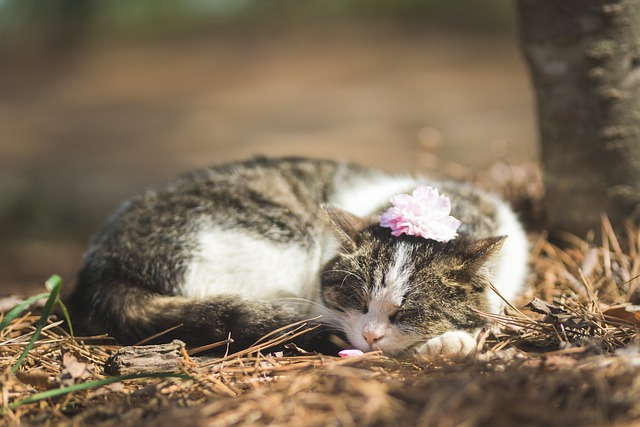
#> input picture OpenCV/img.jpg, 640 x 427 px
$ jupyter execute '05. 파일 저장.ipynb'
#> lines starting #> are read from the running program, lines starting #| are printed output that depends on the picture
# 5. 파일 저장

## 이미지저장

[cell 1]
import cv2

img = cv2.imread('img.jpg', cv2.IMREAD_GRAYSCALE)
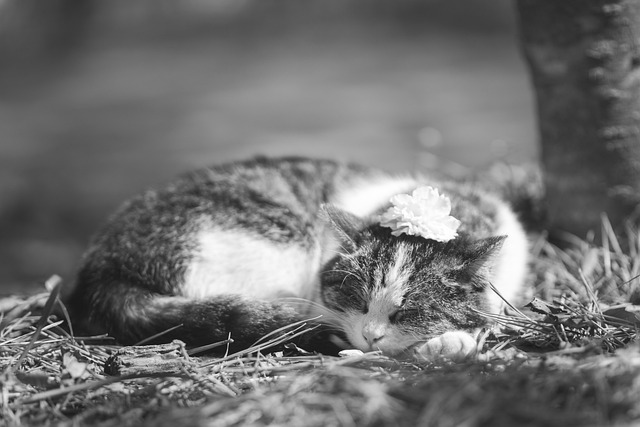
#> img: shape (427, 640); min 1, max 255, mean 113.2

cv2.imshow('img',img)
cv2.waitKey(0)
cv2.destroyAllWindows()

result = cv2.imwrite('img_save.jpg', img)
print(result)
#| True

## 저장 포맷(jpg, png)

[cell 2]
import cv2

img = cv2.imread('img.jpg', cv2.IMREAD_GRAYSCALE)
cv2.imwrite('img_save.png', img)
#> Out = True

## 동영상 저장

[cell 3]
import cv2
cap = cv2.VideoCapture('video.mp4')

#코덱 정의
fourcc = cv2.VideoWriter_fourcc(*'DIVX')

# 프레임의 크기, FPS 정의
width = round(cap.get(cv2.CAP_PROP_FRAME_WIDTH))
height = round(cap.get(cv2.CAP_PROP_FRAME_HEIGHT))
fps = cap.get(cv2.CAP_PROP_FPS) * 2 #영상 재생 속도 2배

# 저장 파일명 , 코덱, FPS, 크기(width, height)
out = cv2.VideoWriter('output.avi', fourcc, fps, (width, height))

while cap.isOpened():
    ret, frame = cap.read()
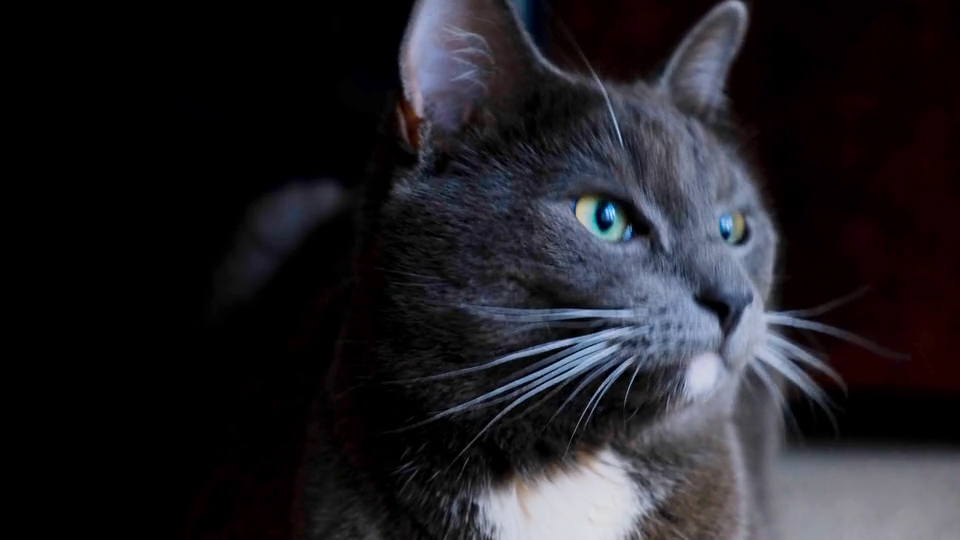
#> input picture frame 33 of OpenCV/video.mp4, 960 x 540 px
#> frame is the input picture: shape (540, 960, 3); mean B, G, R 36.6, 31.8, 33.3

    if not ret:
        break

    out.write(frame) # 영상 데이터만 저장 (소리 x)
    cv2.imshow('video', frame)

    if cv2.waitKey(25) == ord('q'):
#> (key q is pressed here)
        break

out.release() # 자원해제
cap.release() # 자원해제
cv2.destroyAllWindows()
